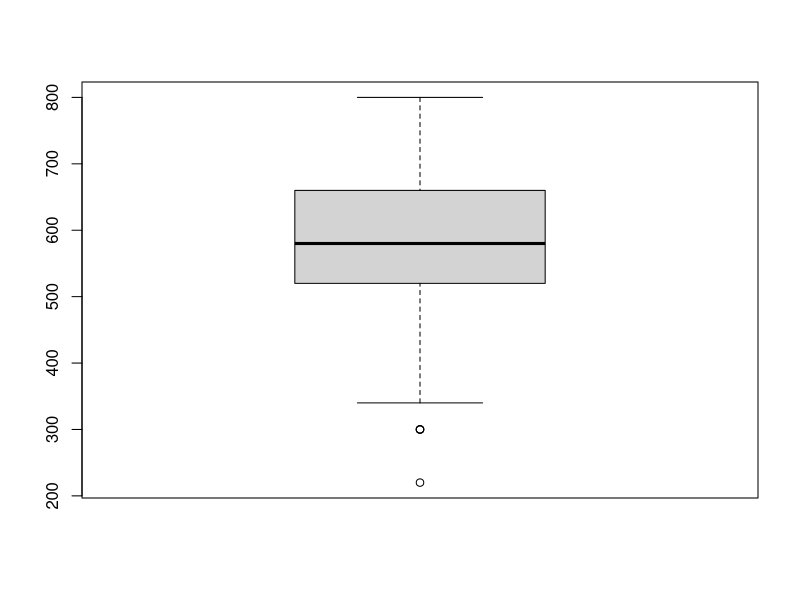
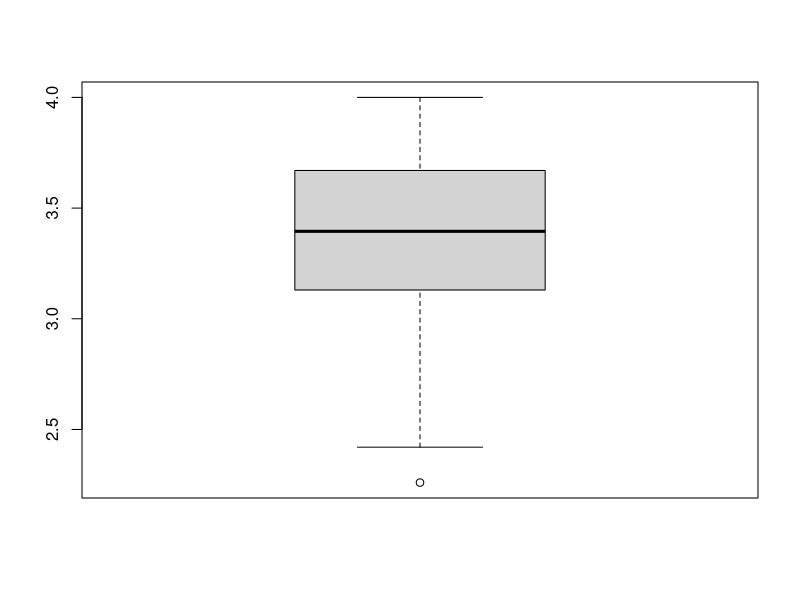
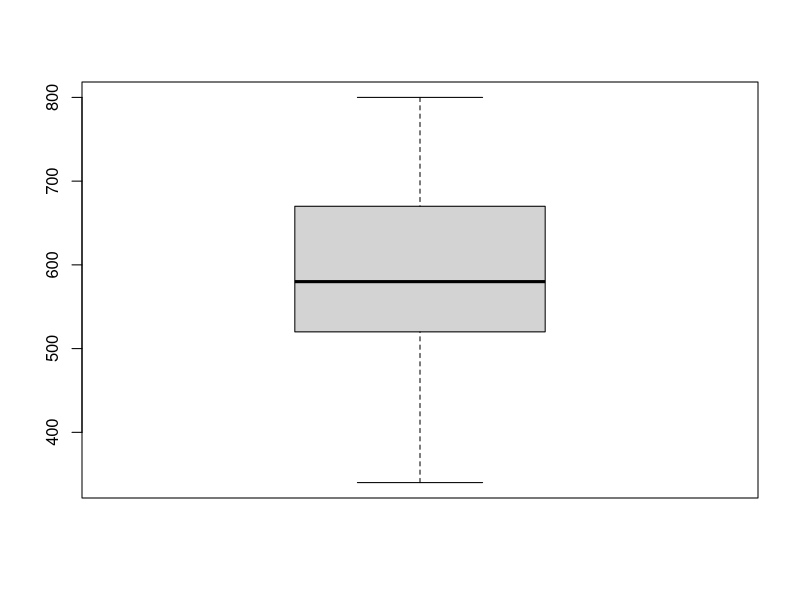
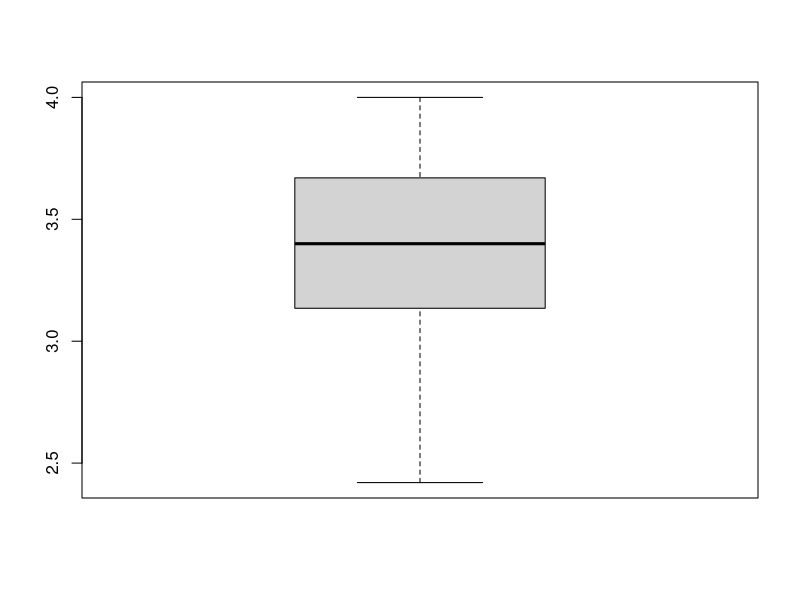

Recreate these plots in R, in order.
install.packages("readxl")
library(readxl)
data <- read.csv("College_admission.csv")
View(data)
head(data)

str(data)


#Checking missing values. Found none
sum(is.na(data))

#Factoring the categorical data

data$rank <- factor(data$rank, order = TRUE)
data$ses <- factor(data$ses)
data$Gender_Male <- factor(data$Gender_Male)
data$Race <- factor(data$Race)
data$admit <- factor(data$admit)

str(data)

#Checking outliers

boxplot(data$gre) # Existence of outliers
boxplot(data$gpa) # Existence of outliers

#Removing outliers for gre
Q_gre <- quantile(data$gre, probs = c(0.25, 0.75)) # 25% is 520 and 75% is 660
iqr_gre <- IQR(data$gre) # Interquantile range is 140
uper_gre <- Q_gre[2]+1.5*iqr_gre # uper limit is 870
lower_gre <- Q_gre[1]-1.5*iqr_gre # lower limit is 310
data_1 <- subset(data, data$gre > lower_gre & data$gre < uper_gre)
boxplot(data_1$gre) # No outliers

#Removing outliers for gpa on already removed dataset
Q_gpa <- quantile(data_1$gpa, probs = c(0.25, 0.75)) # 25% is 3.13 and 75% is 3.67
iqr_gpa <- IQR(data_1$gpa) # Interquantile range is 0.54
uper_gpa <- Q_gpa[2]+1.5*iqr_gpa # uper limit is 4.48
lower_gpa <- Q_gpa[1]-1.5*iqr_gpa # lower limit is 2.32
data_2 <- subset(data_1, data_1$gpa > lower_gpa & data_1$gpa < uper_gpa)
boxplot(data_2$gpa) # No outliers















